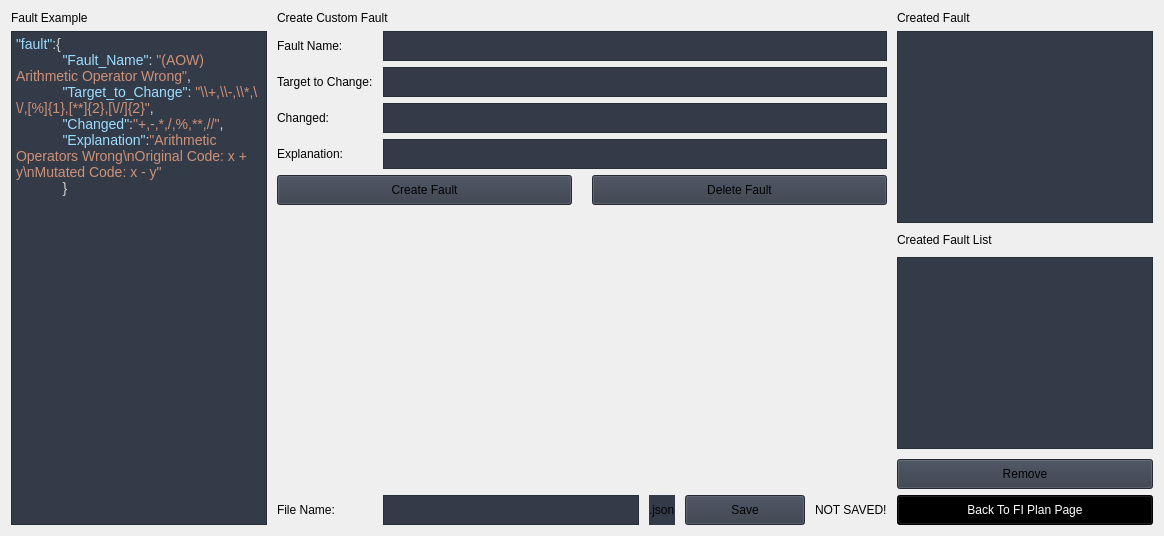
                     <widget class="QWidget" name="customFault">
                      <property name="styleSheet">
                       <string/>
                      </property>
                      <layout class="QVBoxLayout" name="verticalLayout_19">
                       <item>
                        <layout class="QGridLayout" name="gridLayout_16">
                         <property name="horizontalSpacing">
                          <number>10</number>
                         </property>
                         <property name="verticalSpacing">
                          <number>6</number>
                         </property>
                         <item row="5" column="1" rowspan="2" colspan="7">
                          <layout class="QGridLayout" name="gridLayout_3">
                           <property name="horizontalSpacing">
                            <number>20</number>
                           </property>
                           <property name="verticalSpacing">
                            <number>6</number>
                           </property>
                           <item row="0" column="0">
                            <widget class="QPushButton" name="btn_create_fault">
                             <property name="minimumSize">
                              <size>
                               <width>0</width>
                               <height>30</height>
                              </size>
                             </property>
                             <property name="styleSheet">
                              <string notr="true">background-color: rgb(52, 59, 72);</string>
                             </property>
                             <property name="text">
                              <string>Create Fault</string>
                             </property>
                             <property name="icon">
                              <iconset resource="resources.qrc">
                               <normaloff>:/icons/images/icons/cil-plus.png</normaloff>:/icons/images/icons/cil-plus.png</iconset>
                             </property>
                            </widget>
                           </item>
                           <item row="0" column="1">
                            <widget class="QPushButton" name="btn_delete_fault">
                             <property name="minimumSize">
                              <size>
                               <width>0</width>
                               <height>30</height>
                              </size>
                             </property>
                             <property name="styleSheet">
                              <string notr="true">background-color: rgb(52, 59, 72);</string>
                             </property>
                             <property name="text">
                              <string>Delete Fault</string>
                             </property>
                             <property name="icon">
                              <iconset resource="resources.qrc">
                               <normaloff>:/icons/images/icons/cil-x.png</normaloff>:/icons/images/icons/cil-x.png</iconset>
                             </property>
                            </widget>
                           </item>
                          </layout>
                         </item>
                         <item row="3" column="1">
                          <widget class="QLabel" name="label_67">
                           <property name="text">
                            <string>Changed:</string>
                           </property>
                          </widget>
                         </item>
                         <item row="7" column="1" colspan="7">
                          <spacer name="verticalSpacer_4">
                           <property name="orientation">
                            <enum>Qt::Vertical</enum>
                           </property>
                           <property name="sizeHint" stdset="0">
                            <size>
                             <width>20</width>
                             <height>40</height>
                            </size>
                           </property>
                          </spacer>
                         </item>
                         <item row="8" column="2">
                          <widget class="QTextEdit" name="textEdit_10">
                           <property name="sizePolicy">
                            <sizepolicy hsizetype="Preferred" vsizetype="Fixed">
                             <horstretch>0</horstretch>
                             <verstretch>0</verstretch>
                            </sizepolicy>
                           </property>
                           <property name="minimumSize">
                            <size>
                             <width>0</width>
                             <height>0</height>
                            </size>
                           </property>
                           <property name="maximumSize">
                            <size>
                             <width>16777215</width>
                             <height>30</height>
                            </size>
                           </property>
                           <property name="styleSheet">
                            <string notr="true">background-color: rgb(52, 59, 72);</string>
                           </property>
                           <property name="verticalScrollBarPolicy">
                            <enum>Qt::ScrollBarAlwaysOff</enum>
                           </property>
                           <property name="lineWrapMode">
                            <enum>QTextEdit::NoWrap</enum>
                           </property>
                           <property name="html">
                            <string>&lt;!DOCTYPE HTML PUBLIC &quot;-//W3C//DTD HTML 4.0//EN&quot; &quot;http://www.w3.org/TR/REC-html40/strict.dtd&quot;&gt;
&lt;html&gt;&lt;head&gt;&lt;meta name=&quot;qrichtext&quot; content=&quot;1&quot; /&gt;&lt;style type=&quot;text/css&quot;&gt;
p, li { white-space: pre-wrap; }
&lt;/style&gt;&lt;/head&gt;&lt;body style=&quot; font-family:'Segoe UI'; font-size:10pt; font-weight:400; font-style:normal;&quot;&gt;
&lt;p style=&quot;-qt-paragraph-type:empty; margin-top:0px; margin-bottom:0px; margin-left:0px; margin-right:0px; -qt-block-indent:0; text-indent:0px;&quot;&gt;&lt;br /&gt;&lt;/p&gt;&lt;/body&gt;&lt;/html&gt;</string>
                           </property>
                          </widget>
                         </item>
                         <item row="2" column="1">
                          <widget class="QLabel" name="label_66">
                           <property name="text">
                            <string>Target to Change:</string>
                           </property>
                          </widget>
                         </item>
                         <item row="8" column="8">
                          <widget class="QPushButton" name="btn_back_fi">
                           <property name="sizePolicy">
                            <sizepolicy hsizetype="Expanding" vsizetype="Fixed">
                             <horstretch>0</horstretch>
                             <verstretch>0</verstretch>
                            </sizepolicy>
                           </property>
                           <property name="minimumSize">
                            <size>
                             <width>200</width>
                             <height>30</height>
                            </size>
                           </property>
                           <property name="cursor">
                            <cursorShape>PointingHandCursor</cursorShape>
                           </property>
                           <property name="styleSheet">
                            <string notr="true">background-color: black;
color:white;</string>
                           </property>
                           <property name="text">
                            <string>Back To FI Plan Page</string>
                           </property>
                           <property name="icon">
                            <iconset resource="resources.qrc">
                             <normaloff>:/icons/images/icons/cil-arrow-circle-left.png</normaloff>:/icons/images/icons/cil-arrow-circle-left.png</iconset>
                           </property>
                          </widget>
                         </item>
                         <item row="3" column="2" colspan="6">
                          <widget class="QTextEdit" name="textEdit_31">
                           <property name="maximumSize">
                            <size>
                             <width>16777215</width>
                             <height>30</height>
                            </size>
                           </property>
                           <property name="styleSheet">
                            <string notr="true">background-color: rgb(52, 59, 72);</string>
                           </property>
                           <property name="verticalScrollBarPolicy">
                            <enum>Qt::ScrollBarAlwaysOff</enum>
                           </property>
                           <property name="lineWrapMode">
                            <enum>QTextEdit::NoWrap</enum>
                           </property>
                          </widget>
                         </item>
                         <item row="2" column="2" colspan="6">
                          <widget class="QTextEdit" name="textEdit_30">
                           <property name="maximumSize">
                            <size>
                             <width>16777215</width>
                             <height>30</height>
                            </size>
                           </property>
                           <property name="styleSheet">
                            <string notr="true">background-color: rgb(52, 59, 72);</string>
                           </property>
                           <property name="verticalScrollBarPolicy">
                            <enum>Qt::ScrollBarAlwaysOff</enum>
                           </property>
                           <property name="lineWrapMode">
                            <enum>QTextEdit::NoWrap</enum>
                           </property>
                          </widget>
                         </item>
                         <item row="0" column="0">
                          <widget class="QLabel" name="label_69">
                           <property name="maximumSize">
                            <size>
                             <width>16777215</width>
                             <height>30</height>
                            </size>
                           </property>
                           <property name="text">
                            <string>Fault Example</string>
                           </property>
                          </widget>
                         </item>
                         <item row="1" column="1">
                          <widget class="QLabel" name="label_65">
                           <property name="text">
                            <string>Fault Name:</string>
                           </property>
                          </widget>
                         </item>
                         <item row="4" column="2" colspan="6">
                          <widget class="QTextEdit" name="textEdit_32">
                           <property name="maximumSize">
                            <size>
                             <width>16777215</width>
                             <height>30</height>
                            </size>
                           </property>
                           <property name="styleSheet">
                            <string notr="true">background-color: rgb(52, 59, 72);</string>
                           </property>
                           <property name="verticalScrollBarPolicy">
                            <enum>Qt::ScrollBarAlwaysOff</enum>
                           </property>
                           <property name="lineWrapMode">
                            <enum>QTextEdit::NoWrap</enum>
                           </property>
                          </widget>
                         </item>
                         <item row="0" column="1" colspan="7">
                          <widget class="QLabel" name="label_62">
                           <property name="maximumSize">
                            <size>
                             <width>16777215</width>
                             <height>30</height>
                            </size>
                           </property>
                           <property name="text">
                            <string>Create Custom Fault</string>
                           </property>
                          </widget>
                         </item>
                         <item row="4" column="1">
                          <widget class="QLabel" name="label_68">
                           <property name="text">
                            <string>Explanation:</string>
                           </property>
                          </widget>
                         </item>
                         <item row="1" column="0" rowspan="8">
                          <widget class="QTextEdit" name="textEdit_33">
                           <property name="styleSheet">
                            <string notr="true">background-color: rgb(52, 59, 72);</string>
                           </property>
                           <property name="html">
                            <string>&lt;!DOCTYPE HTML PUBLIC &quot;-//W3C//DTD HTML 4.0//EN&quot; &quot;http://www.w3.org/TR/REC-html40/strict.dtd&quot;&gt;
&lt;html&gt;&lt;head&gt;&lt;meta name=&quot;qrichtext&quot; content=&quot;1&quot; /&gt;&lt;style type=&quot;text/css&quot;&gt;
p, li { white-space: pre-wrap; }
&lt;/style&gt;&lt;/head&gt;&lt;body style=&quot; font-family:'Segoe UI'; font-size:10pt; font-weight:400; font-style:normal;&quot;&gt;
&lt;p style=&quot; margin-top:0px; margin-bottom:0px; margin-left:0px; margin-right:0px; -qt-block-indent:0; text-indent:0px;&quot;&gt;&lt;span style=&quot; font-family:'Droid Sans Mono','monospace','monospace','Droid Sans Fallback'; font-size:14px; color:#9cdcfe;&quot;&gt;&amp;quot;fault&amp;quot;&lt;/span&gt;&lt;span style=&quot; font-family:'Droid Sans Mono','monospace','monospace','Droid Sans Fallback'; font-size:14px; color:#d4d4d4;&quot;&gt;:{&lt;/span&gt;&lt;/p&gt;
&lt;p style=&quot; margin-top:0px; margin-bottom:0px; margin-left:0px; margin-right:0px; -qt-block-indent:0; text-indent:0px;&quot;&gt;&lt;span style=&quot; font-family:'Droid Sans Mono','monospace','monospace','Droid Sans Fallback'; font-size:14px; color:#d4d4d4;&quot;&gt;            &lt;/span&gt;&lt;span style=&quot; font-family:'Droid Sans Mono','monospace','monospace','Droid Sans Fallback'; font-size:14px; color:#9cdcfe;&quot;&gt;&amp;quot;Fault_Name&amp;quot;&lt;/span&gt;&lt;span style=&quot; font-family:'Droid Sans Mono','monospace','monospace','Droid Sans Fallback'; font-size:14px; color:#d4d4d4;&quot;&gt;: &lt;/span&gt;&lt;span style=&quot; font-family:'Droid Sans Mono','monospace','monospace','Droid Sans Fallback'; font-size:14px; color:#ce9178;&quot;&gt;&amp;quot;(AOW) Arithmetic Operator Wrong&amp;quot;&lt;/span&gt;&lt;span style=&quot; font-family:'Droid Sans Mono','monospace','monospace','Droid Sans Fallback'; font-size:14px; color:#d4d4d4;&quot;&gt;,&lt;/span&gt;&lt;/p&gt;
&lt;p style=&quot; margin-top:0px; margin-bottom:0px; margin-left:0px; margin-right:0px; -qt-block-indent:0; text-indent:0px;&quot;&gt;&lt;span style=&quot; font-family:'Droid Sans Mono','monospace','monospace','Droid Sans Fallback'; font-size:14px; color:#d4d4d4;&quot;&gt;            &lt;/span&gt;&lt;span style=&quot; font-family:'Droid Sans Mono','monospace','monospace','Droid Sans Fallback'; font-size:14px; color:#9cdcfe;&quot;&gt;&amp;quot;Target_to_Change&amp;quot;&lt;/span&gt;&lt;span style=&quot; font-family:'Droid Sans Mono','monospace','monospace','Droid Sans Fallback'; font-size:14px; color:#d4d4d4;&quot;&gt;: &lt;/span&gt;&lt;span style=&quot; font-family:'Droid Sans Mono','monospace','monospace','Droid Sans Fallback'; font-size:14px; color:#ce9178;&quot;&gt;&amp;quot;\\+,\\-,\\*,\\/,[%]{1},[**]{2},[\//]{2}&amp;quot;&lt;/span&gt;&lt;span style=&quot; font-family:'Droid Sans Mono','monospace','monospace','Droid Sans Fallback'; font-size:14px; color:#d4d4d4;&quot;&gt;,&lt;/span&gt;&lt;/p&gt;
&lt;p style=&quot; margin-top:0px; margin-bottom:0px; margin-left:0px; margin-right:0px; -qt-block-indent:0; text-indent:0px;&quot;&gt;&lt;span style=&quot; font-family:'Droid Sans Mono','monospace','monospace','Droid Sans Fallback'; font-size:14px; color:#d4d4d4;&quot;&gt;            &lt;/span&gt;&lt;span style=&quot; font-family:'Droid Sans Mono','monospace','monospace','Droid Sans Fallback'; font-size:14px; color:#9cdcfe;&quot;&gt;&amp;quot;Changed&amp;quot;&lt;/span&gt;&lt;span style=&quot; font-family:'Droid Sans Mono','monospace','monospace','Droid Sans Fallback'; font-size:14px; color:#d4d4d4;&quot;&gt;:&lt;/span&gt;&lt;span style=&quot; font-family:'Droid Sans Mono','monospace','monospace','Droid Sans Fallback'; font-size:14px; color:#ce9178;&quot;&gt;&amp;quot;+,-,*,/,%,**,//&amp;quot;&lt;/span&gt;&lt;span style=&quot; font-family:'Droid Sans Mono','monospace','monospace','Droid Sans Fallback'; font-size:14px; color:#d4d4d4;&quot;&gt;,&lt;/span&gt;&lt;/p&gt;
&lt;p style=&quot; margin-top:0px; margin-bottom:0px; margin-left:0px; margin-right:0px; -qt-block-indent:0; text-indent:0px;&quot;&gt;&lt;span style=&quot; font-family:'Droid Sans Mono','monospace','monospace','Droid Sans Fallback'; font-size:14px; color:#d4d4d4;&quot;&gt;            &lt;/span&gt;&lt;span style=&quot; font-family:'Droid Sans Mono','monospace','monospace','Droid Sans Fallback'; font-size:14px; color:#9cdcfe;&quot;&gt;&amp;quot;Explanation&amp;quot;&lt;/span&gt;&lt;span style=&quot; font-family:'Droid Sans Mono','monospace','monospace','Droid Sans Fallback'; font-size:14px; color:#d4d4d4;&quot;&gt;:&lt;/span&gt;&lt;span style=&quot; font-family:'Droid Sans Mono','monospace','monospace','Droid Sans Fallback'; font-size:14px; color:#ce9178;&quot;&gt;&amp;quot;Arithmetic Operators Wrong\nOriginal Code: x + y\nMutated Code: x - y&amp;quot;&lt;/span&gt;&lt;/p&gt;
&lt;p style=&quot; margin-top:0px; margin-bottom:0px; margin-left:0px; margin-right:0px; -qt-block-indent:0; text-indent:0px;&quot;&gt;&lt;span style=&quot; font-family:'Droid Sans Mono','monospace','monospace','Droid Sans Fallback'; font-size:14px; color:#d4d4d4;&quot;&gt;            }&lt;/span&gt;&lt;/p&gt;&lt;/body&gt;&lt;/html&gt;</string>
                           </property>
                          </widget>
                         </item>
                         <item row="1" column="2" colspan="6">
                          <widget class="QTextEdit" name="textEdit_11">
                           <property name="sizePolicy">
                            <sizepolicy hsizetype="Expanding" vsizetype="Fixed">
                             <horstretch>0</horstretch>
                             <verstretch>0</verstretch>
                            </sizepolicy>
                           </property>
                           <property name="maximumSize">
                            <size>
                             <width>16777215</width>
                             <height>30</height>
                            </size>
                           </property>
                           <property name="styleSheet">
                            <string notr="true">background-color: rgb(52, 59, 72);</string>
                           </property>
                           <property name="verticalScrollBarPolicy">
                            <enum>Qt::ScrollBarAlwaysOff</enum>
                           </property>
                           <property name="lineWrapMode">
                            <enum>QTextEdit::NoWrap</enum>
                           </property>
                           <property name="html">
                            <string>&lt;!DOCTYPE HTML PUBLIC &quot;-//W3C//DTD HTML 4.0//EN&quot; &quot;http://www.w3.org/TR/REC-html40/strict.dtd&quot;&gt;
&lt;html&gt;&lt;head&gt;&lt;meta name=&quot;qrichtext&quot; content=&quot;1&quot; /&gt;&lt;style type=&quot;text/css&quot;&gt;
p, li { white-space: pre-wrap; }
&lt;/style&gt;&lt;/head&gt;&lt;body style=&quot; font-family:'Segoe UI'; font-size:10pt; font-weight:400; font-style:normal;&quot;&gt;
&lt;p style=&quot;-qt-paragraph-type:empty; margin-top:0px; margin-bottom:0px; margin-left:0px; margin-right:0px; -qt-block-indent:0; text-indent:0px; line-height:130.769%;&quot;&gt;&lt;br /&gt;&lt;/p&gt;&lt;/body&gt;&lt;/html&gt;</string>
                           </property>
                          </widget>
                         </item>
                         <item row="8" column="6" colspan="2">
                          <widget class="QLabel" name="label_61">
                           <property name="sizePolicy">
                            <sizepolicy hsizetype="Fixed" vsizetype="Preferred">
                             <horstretch>0</horstretch>
                             <verstretch>0</verstretch>
                            </sizepolicy>
                           </property>
                           <property name="text">
                            <string>NOT SAVED!</string>
                           </property>
                          </widget>
                         </item>
                         <item row="8" column="1">
                          <widget class="QLabel" name="label_41">
                           <property name="sizePolicy">
                            <sizepolicy hsizetype="Fixed" vsizetype="Fixed">
                             <horstretch>0</horstretch>
                             <verstretch>0</verstretch>
                            </sizepolicy>
                           </property>
                           <property name="maximumSize">
                            <size>
                             <width>100</width>
                             <height>30</height>
                            </size>
                           </property>
                           <property name="text">
                            <string>File Name:</string>
                           </property>
                          </widget>
                         </item>
                         <item row="8" column="4" colspan="2">
                          <widget class="QPushButton" name="btn_save_fault">
                           <property name="sizePolicy">
                            <sizepolicy hsizetype="Fixed" vsizetype="Fixed">
                             <horstretch>0</horstretch>
                             <verstretch>0</verstretch>
                            </sizepolicy>
                           </property>
                           <property name="minimumSize">
                            <size>
                             <width>120</width>
                             <height>30</height>
                            </size>
                           </property>
                           <property name="styleSheet">
                            <string notr="true">background-color: rgb(52, 59, 72);</string>
                           </property>
                           <property name="text">
                            <string>Save</string>
                           </property>
                           <property name="icon">
                            <iconset resource="resources.qrc">
                             <normaloff>:/icons/images/icons/cil-save.png</normaloff>:/icons/images/icons/cil-save.png</iconset>
                           </property>
                          </widget>
                         </item>
                         <item row="8" column="3">
                          <widget class="QLabel" name="label_43">
                           <property name="maximumSize">
                            <size>
                             <width>40</width>
                             <height>30</height>
                            </size>
                           </property>
                           <property name="styleSheet">
                            <string notr="true">background-color: rgb(52, 59, 72);</string>
                           </property>
                           <property name="text">
                            <string>.json</string>
                           </property>
                          </widget>
                         </item>
                         <item row="1" column="8" rowspan="7">
                          <layout class="QGridLayout" name="gridLayout_8">
                           <property name="verticalSpacing">
                            <number>10</number>
                           </property>
                           <item row="3" column="0">
                            <widget class="QListWidget" name="listWidget_5">
                             <property name="maximumSize">
                              <size>
                               <width>16777215</width>
                               <height>16777215</height>
                              </size>
                             </property>
                             <property name="styleSheet">
                              <string notr="true">background-color: rgb(52, 59, 72);</string>
                             </property>
                            </widget>
                           </item>
                           <item row="0" column="0" rowspan="2">
                            <widget class="QTextEdit" name="textEdit_34">
                             <property name="styleSheet">
                              <string notr="true">background-color: rgb(52, 59, 72);</string>
                             </property>
                            </widget>
                           </item>
                           <item row="2" column="0">
                            <widget class="QLabel" name="label_71">
                             <property name="maximumSize">
                              <size>
                               <width>16777215</width>
                               <height>30</height>
                              </size>
                             </property>
                             <property name="text">
                              <string>Created Fault List</string>
                             </property>
                            </widget>
                           </item>
                           <item row="4" column="0">
                            <widget class="QPushButton" name="btn_remove_createdFault">
                             <property name="minimumSize">
                              <size>
                               <width>0</width>
                               <height>30</height>
                              </size>
                             </property>
                             <property name="maximumSize">
                              <size>
                               <width>16777215</width>
                               <height>30</height>
                              </size>
                             </property>
                             <property name="styleSheet">
                              <string notr="true">background-color: rgb(52, 59, 72);</string>
                             </property>
                             <property name="text">
                              <string>Remove</string>
                             </property>
                             <property name="icon">
                              <iconset resource="resources.qrc">
                               <normaloff>:/icons/images/icons/cil-minus.png</normaloff>:/icons/images/icons/cil-minus.png</iconset>
                             </property>
                            </widget>
                           </item>
                          </layout>
                         </item>
                         <item row="0" column="8">
                          <widget class="QLabel" name="label_70">
                           <property name="maximumSize">
                            <size>
                             <width>16777215</width>
                             <height>30</height>
                            </size>
                           </property>
                           <property name="text">
                            <string>Created Fault</string>
                           </property>
                          </widget>
                         </item>
                        </layout>
                       </item>
                      </layout>
                     </widget>
